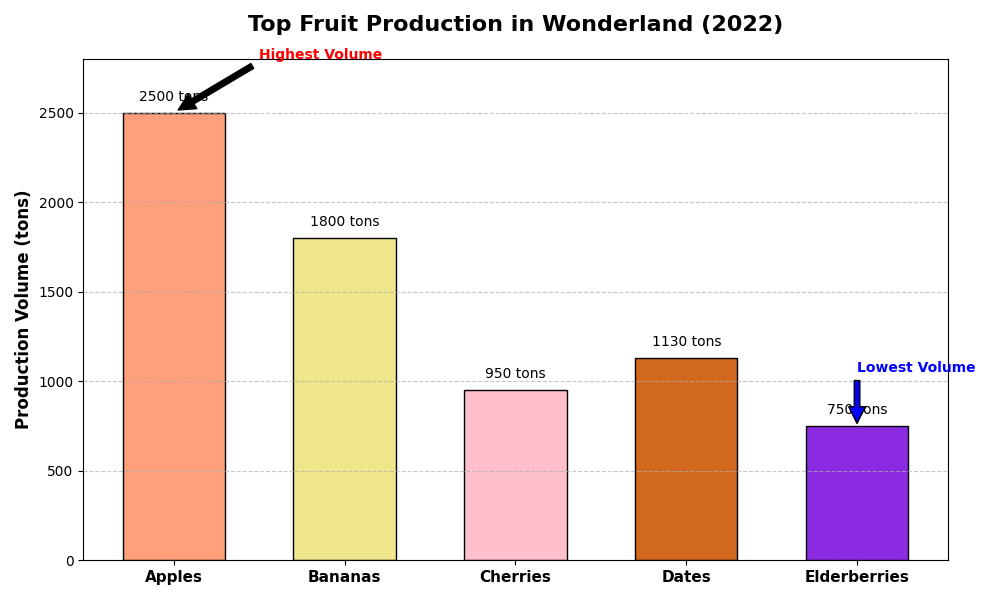

This figure's Python source:
import matplotlib.pyplot as plt
import numpy as np

# Backstory:
# The chart shows the top 5 fruit production volumes in Wonderland for the year 2022. 
# Wonderland is a fictitious place known for its diverse and bountiful fruit orchards.
# We are comparing the production volumes of Apples, Bananas, Cherries, Dates, and Elderberries.

# Fruits and their production volumes in tons
fruits = ["Apples", "Bananas", "Cherries", "Dates", "Elderberries"]
production_volume = [2500, 1800, 950, 1130, 750]

# Color palette for each fruit
colors = ['#FFA07A', '#F0E68C', '#FFC0CB', '#D2691E', '#8A2BE2']

# Create the figure and axis
fig, ax = plt.subplots(figsize=(10, 6))

# Plot the vertical bar chart
bars = ax.bar(fruits, production_volume, color=colors, edgecolor='black', width=0.6)

# Add data labels above each bar
for bar in bars:
    height = bar.get_height()
    ax.text(bar.get_x() + bar.get_width() / 2, height + 50,
            f'{int(height)} tons', ha='center', va='bottom', fontsize=10, color='black')

# Customize the appearance
ax.set_ylabel('Production Volume (tons)', fontsize=12, fontweight='bold')
ax.set_title('Top Fruit Production in Wonderland (2022)',
             fontsize=16, fontweight='bold', pad=20)
ax.set_ylim(0, max(production_volume) + 300)
ax.set_xticks(np.arange(len(fruits)))
ax.set_xticklabels(fruits, fontsize=11, fontweight='bold')
ax.grid(axis='y', linestyle='--', alpha=0.7)

# Add annotations to highlight specific points
ax.annotate('Highest Volume', xy=(0, production_volume[0]), 
            xytext=(0.5, production_volume[0] + 300), 
            arrowprops=dict(facecolor='black', shrink=0.05),
            fontsize=10, fontweight='bold', color='red')

ax.annotate('Lowest Volume', xy=(4, production_volume[4]), 
            xytext=(4, production_volume[4] + 300), 
            arrowprops=dict(facecolor='blue', shrink=0.05),
            fontsize=10, fontweight='bold', color='blue')

# Adjust layout to ensure the chart is visually appealing
plt.tight_layout()

# Display the plot
plt.show()
